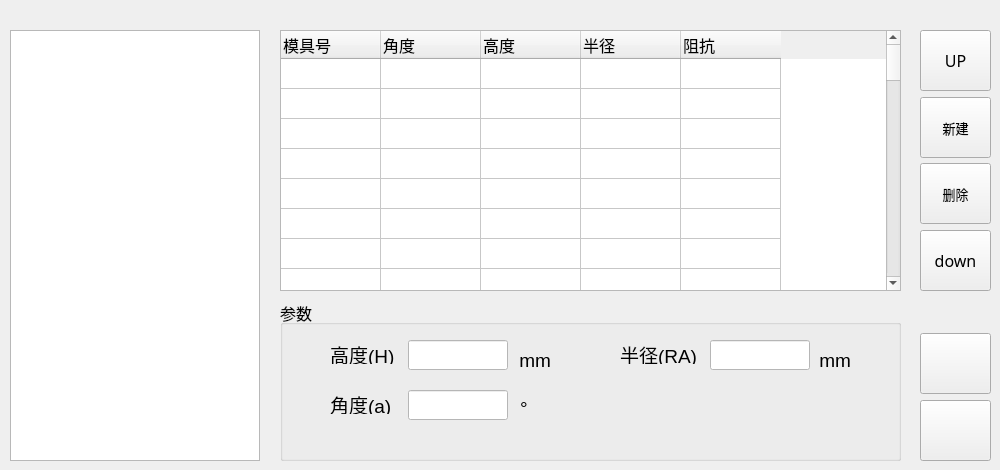
   <widget class="QWidget" name="tab">
    <attribute name="icon">
     <iconset resource="A66-appsrc.qrc">
      <normaloff>:/ico/ICO/P1-UPER.png</normaloff>:/ico/ICO/P1-UPER.png</iconset>
    </attribute>
    <attribute name="title">
     <string> 上模库     </string>
    </attribute>
    <widget class="QTableWidget" name="tableWidget_UpMoulds">
     <property name="geometry">
      <rect>
       <x>280</x>
       <y>30</y>
       <width>621</width>
       <height>261</height>
      </rect>
     </property>
     <property name="sizePolicy">
      <sizepolicy hsizetype="Expanding" vsizetype="Expanding">
       <horstretch>0</horstretch>
       <verstretch>0</verstretch>
      </sizepolicy>
     </property>
     <property name="font">
      <font>
       <pointsize>12</pointsize>
      </font>
     </property>
     <property name="cursor" stdset="0">
      <cursorShape>ArrowCursor</cursorShape>
     </property>
     <property name="acceptDrops">
      <bool>false</bool>
     </property>
     <property name="layoutDirection">
      <enum>Qt::LeftToRight</enum>
     </property>
     <property name="midLineWidth">
      <number>1</number>
     </property>
     <property name="verticalScrollBarPolicy">
      <enum>Qt::ScrollBarAsNeeded</enum>
     </property>
     <property name="horizontalScrollBarPolicy">
      <enum>Qt::ScrollBarAsNeeded</enum>
     </property>
     <property name="autoScrollMargin">
      <number>16</number>
     </property>
     <property name="editTriggers">
      <set>QAbstractItemView::NoEditTriggers</set>
     </property>
     <property name="selectionMode">
      <enum>QAbstractItemView::SingleSelection</enum>
     </property>
     <property name="selectionBehavior">
      <enum>QAbstractItemView::SelectRows</enum>
     </property>
     <property name="textElideMode">
      <enum>Qt::ElideRight</enum>
     </property>
     <property name="gridStyle">
      <enum>Qt::SolidLine</enum>
     </property>
     <property name="sortingEnabled">
      <bool>false</bool>
     </property>
     <property name="rowCount">
      <number>46</number>
     </property>
     <property name="columnCount">
      <number>5</number>
     </property>
     <attribute name="horizontalHeaderCascadingSectionResizes">
      <bool>false</bool>
     </attribute>
     <attribute name="horizontalHeaderMinimumSectionSize">
      <number>27</number>
     </attribute>
     <attribute name="horizontalHeaderShowSortIndicator" stdset="0">
      <bool>false</bool>
     </attribute>
     <attribute name="horizontalHeaderStretchLastSection">
      <bool>false</bool>
     </attribute>
     <attribute name="verticalHeaderVisible">
      <bool>false</bool>
     </attribute>
     <attribute name="verticalHeaderDefaultSectionSize">
      <number>30</number>
     </attribute>
     <attribute name="verticalHeaderShowSortIndicator" stdset="0">
      <bool>false</bool>
     </attribute>
     <row/>
     <row/>
     <row/>
     <row/>
     <row/>
     <row/>
     <row/>
     <row/>
     <row/>
     <row/>
     <row/>
     <row/>
     <row/>
     <row/>
     <row/>
     <row/>
     <row/>
     <row/>
     <row/>
     <row/>
     <row/>
     <row/>
     <row/>
     <row/>
     <row/>
     <row/>
     <row/>
     <row/>
     <row/>
     <row/>
     <row/>
     <row/>
     <row/>
     <row/>
     <row/>
     <row/>
     <row/>
     <row/>
     <row/>
     <row/>
     <row/>
     <row/>
     <row/>
     <row/>
     <row/>
     <row/>
     <column>
      <property name="text">
       <string>模具号</string>
      </property>
      <property name="font">
       <font>
        <family>Sans Serif</family>
        <pointsize>12</pointsize>
       </font>
      </property>
      <property name="textAlignment">
       <set>AlignLeft|AlignVCenter</set>
      </property>
     </column>
     <column>
      <property name="text">
       <string>角度</string>
      </property>
      <property name="font">
       <font>
        <pointsize>12</pointsize>
       </font>
      </property>
      <property name="textAlignment">
       <set>AlignLeft|AlignVCenter</set>
      </property>
     </column>
     <column>
      <property name="text">
       <string>高度</string>
      </property>
      <property name="font">
       <font>
        <family>Sans Serif</family>
        <pointsize>12</pointsize>
       </font>
      </property>
      <property name="textAlignment">
       <set>AlignLeft|AlignVCenter</set>
      </property>
     </column>
     <column>
      <property name="text">
       <string>半径</string>
      </property>
      <property name="font">
       <font>
        <family>Sans Serif</family>
        <pointsize>12</pointsize>
       </font>
      </property>
      <property name="textAlignment">
       <set>AlignLeft|AlignVCenter</set>
      </property>
     </column>
     <column>
      <property name="text">
       <string>阻抗</string>
      </property>
      <property name="font">
       <font>
        <family>Sans Serif</family>
        <pointsize>12</pointsize>
       </font>
      </property>
      <property name="textAlignment">
       <set>AlignLeft|AlignVCenter</set>
      </property>
     </column>
     <item row="0" column="0">
      <property name="text">
       <string/>
      </property>
      <property name="textAlignment">
       <set>AlignHCenter|AlignVCenter|AlignCenter</set>
      </property>
     </item>
     <item row="1" column="0">
      <property name="text">
       <string/>
      </property>
      <property name="flags">
       <set>ItemIsSelectable|ItemIsEditable|ItemIsDragEnabled|ItemIsUserCheckable|ItemIsEnabled</set>
      </property>
     </item>
     <item row="2" column="4">
      <property name="text">
       <string/>
      </property>
      <property name="flags">
       <set>ItemIsSelectable|ItemIsEditable|ItemIsDragEnabled|ItemIsDropEnabled|ItemIsUserCheckable|ItemIsEnabled|ItemIsTristate</set>
      </property>
     </item>
    </widget>
    <widget class="QGroupBox" name="groupBox_Up">
     <property name="geometry">
      <rect>
       <x>280</x>
       <y>300</y>
       <width>621</width>
       <height>161</height>
      </rect>
     </property>
     <property name="font">
      <font>
       <pointsize>12</pointsize>
      </font>
     </property>
     <property name="cursor">
      <cursorShape>ArrowCursor</cursorShape>
     </property>
     <property name="title">
      <string>参数 </string>
     </property>
     <widget class="QLineEdit" name="lineEdit_U_Height">
      <property name="geometry">
       <rect>
        <x>128</x>
        <y>40</y>
        <width>100</width>
        <height>30</height>
       </rect>
      </property>
      <property name="palette">
       <palette>
        <active>
         <colorrole role="Button">
          <brush brushstyle="SolidPattern">
           <color alpha="255">
            <red>255</red>
            <green>255</green>
            <blue>255</blue>
           </color>
          </brush>
         </colorrole>
         <colorrole role="Base">
          <brush brushstyle="SolidPattern">
           <color alpha="255">
            <red>255</red>
            <green>255</green>
            <blue>255</blue>
           </color>
          </brush>
         </colorrole>
         <colorrole role="Window">
          <brush brushstyle="SolidPattern">
           <color alpha="255">
            <red>255</red>
            <green>255</green>
            <blue>255</blue>
           </color>
          </brush>
         </colorrole>
        </active>
        <inactive>
         <colorrole role="Button">
          <brush brushstyle="SolidPattern">
           <color alpha="255">
            <red>255</red>
            <green>255</green>
            <blue>255</blue>
           </color>
          </brush>
         </colorrole>
         <colorrole role="Base">
          <brush brushstyle="SolidPattern">
           <color alpha="255">
            <red>255</red>
            <green>255</green>
            <blue>255</blue>
           </color>
          </brush>
         </colorrole>
         <colorrole role="Window">
          <brush brushstyle="SolidPattern">
           <color alpha="255">
            <red>255</red>
            <green>255</green>
            <blue>255</blue>
           </color>
          </brush>
         </colorrole>
        </inactive>
        <disabled>
         <colorrole role="Button">
          <brush brushstyle="SolidPattern">
           <color alpha="255">
            <red>255</red>
            <green>255</green>
            <blue>255</blue>
           </color>
          </brush>
         </colorrole>
         <colorrole role="Base">
          <brush brushstyle="SolidPattern">
           <color alpha="255">
            <red>255</red>
            <green>255</green>
            <blue>255</blue>
           </color>
          </brush>
         </colorrole>
         <colorrole role="Window">
          <brush brushstyle="SolidPattern">
           <color alpha="255">
            <red>255</red>
            <green>255</green>
            <blue>255</blue>
           </color>
          </brush>
         </colorrole>
        </disabled>
       </palette>
      </property>
      <property name="cursor">
       <cursorShape>ArrowCursor</cursorShape>
      </property>
      <property name="focusPolicy">
       <enum>Qt::ClickFocus</enum>
      </property>
      <property name="styleSheet">
       <string notr="true">background-color: rgb(255, 255, 255);</string>
      </property>
      <property name="echoMode">
       <enum>QLineEdit::Normal</enum>
      </property>
      <property name="cursorMoveStyle">
       <enum>Qt::VisualMoveStyle</enum>
      </property>
     </widget>
     <widget class="QLineEdit" name="lineEdit_U_Angle">
      <property name="geometry">
       <rect>
        <x>128</x>
        <y>90</y>
        <width>100</width>
        <height>30</height>
       </rect>
      </property>
      <property name="palette">
       <palette>
        <active>
         <colorrole role="Button">
          <brush brushstyle="SolidPattern">
           <color alpha="255">
            <red>255</red>
            <green>255</green>
            <blue>255</blue>
           </color>
          </brush>
         </colorrole>
         <colorrole role="Base">
          <brush brushstyle="SolidPattern">
           <color alpha="255">
            <red>255</red>
            <green>255</green>
            <blue>255</blue>
           </color>
          </brush>
         </colorrole>
         <colorrole role="Window">
          <brush brushstyle="SolidPattern">
           <color alpha="255">
            <red>255</red>
            <green>255</green>
            <blue>255</blue>
           </color>
          </brush>
         </colorrole>
        </active>
        <inactive>
         <colorrole role="Button">
          <brush brushstyle="SolidPattern">
           <color alpha="255">
            <red>255</red>
            <green>255</green>
            <blue>255</blue>
           </color>
          </brush>
         </colorrole>
         <colorrole role="Base">
          <brush brushstyle="SolidPattern">
           <color alpha="255">
            <red>255</red>
            <green>255</green>
            <blue>255</blue>
           </color>
          </brush>
         </colorrole>
         <colorrole role="Window">
          <brush brushstyle="SolidPattern">
           <color alpha="255">
            <red>255</red>
            <green>255</green>
            <blue>255</blue>
           </color>
          </brush>
         </colorrole>
        </inactive>
        <disabled>
         <colorrole role="Button">
          <brush brushstyle="SolidPattern">
           <color alpha="255">
            <red>255</red>
            <green>255</green>
            <blue>255</blue>
           </color>
          </brush>
         </colorrole>
         <colorrole role="Base">
          <brush brushstyle="SolidPattern">
           <color alpha="255">
            <red>255</red>
            <green>255</green>
            <blue>255</blue>
           </color>
          </brush>
         </colorrole>
         <colorrole role="Window">
          <brush brushstyle="SolidPattern">
           <color alpha="255">
            <red>255</red>
            <green>255</green>
            <blue>255</blue>
           </color>
          </brush>
         </colorrole>
        </disabled>
       </palette>
      </property>
      <property name="cursor">
       <cursorShape>ArrowCursor</cursorShape>
      </property>
      <property name="styleSheet">
       <string notr="true">background-color: rgb(255, 255, 255);</string>
      </property>
     </widget>
     <widget class="QLineEdit" name="lineEdit_U_Radius">
      <property name="geometry">
       <rect>
        <x>430</x>
        <y>40</y>
        <width>100</width>
        <height>30</height>
       </rect>
      </property>
      <property name="palette">
       <palette>
        <active>
         <colorrole role="Button">
          <brush brushstyle="SolidPattern">
           <color alpha="255">
            <red>255</red>
            <green>255</green>
            <blue>255</blue>
           </color>
          </brush>
         </colorrole>
         <colorrole role="Base">
          <brush brushstyle="SolidPattern">
           <color alpha="255">
            <red>255</red>
            <green>255</green>
            <blue>255</blue>
           </color>
          </brush>
         </colorrole>
         <colorrole role="Window">
          <brush brushstyle="SolidPattern">
           <color alpha="255">
            <red>255</red>
            <green>255</green>
            <blue>255</blue>
           </color>
          </brush>
         </colorrole>
        </active>
        <inactive>
         <colorrole role="Button">
          <brush brushstyle="SolidPattern">
           <color alpha="255">
            <red>255</red>
            <green>255</green>
            <blue>255</blue>
           </color>
          </brush>
         </colorrole>
         <colorrole role="Base">
          <brush brushstyle="SolidPattern">
           <color alpha="255">
            <red>255</red>
            <green>255</green>
            <blue>255</blue>
           </color>
          </brush>
         </colorrole>
         <colorrole role="Window">
          <brush brushstyle="SolidPattern">
           <color alpha="255">
            <red>255</red>
            <green>255</green>
            <blue>255</blue>
           </color>
          </brush>
         </colorrole>
        </inactive>
        <disabled>
         <colorrole role="Button">
          <brush brushstyle="SolidPattern">
           <color alpha="255">
            <red>255</red>
            <green>255</green>
            <blue>255</blue>
           </color>
          </brush>
         </colorrole>
         <colorrole role="Base">
          <brush brushstyle="SolidPattern">
           <color alpha="255">
            <red>255</red>
            <green>255</green>
            <blue>255</blue>
           </color>
          </brush>
         </colorrole>
         <colorrole role="Window">
          <brush brushstyle="SolidPattern">
           <color alpha="255">
            <red>255</red>
            <green>255</green>
            <blue>255</blue>
           </color>
          </brush>
         </colorrole>
        </disabled>
       </palette>
      </property>
      <property name="cursor">
       <cursorShape>ArrowCursor</cursorShape>
      </property>
      <property name="styleSheet">
       <string notr="true">background-color: rgb(255, 255, 255);</string>
      </property>
     </widget>
     <widget class="QLabel" name="label_40">
      <property name="geometry">
       <rect>
        <x>230</x>
        <y>50</y>
        <width>41</width>
        <height>21</height>
       </rect>
      </property>
      <property name="font">
       <font>
        <pointsize>14</pointsize>
       </font>
      </property>
      <property name="cursor">
       <cursorShape>ArrowCursor</cursorShape>
      </property>
      <property name="text">
       <string>mm</string>
      </property>
      <property name="alignment">
       <set>Qt::AlignRight|Qt::AlignTrailing|Qt::AlignVCenter</set>
      </property>
     </widget>
     <widget class="QLabel" name="label_42">
      <property name="geometry">
       <rect>
        <x>530</x>
        <y>50</y>
        <width>41</width>
        <height>21</height>
       </rect>
      </property>
      <property name="font">
       <font>
        <pointsize>14</pointsize>
       </font>
      </property>
      <property name="cursor">
       <cursorShape>ArrowCursor</cursorShape>
      </property>
      <property name="text">
       <string>mm</string>
      </property>
      <property name="alignment">
       <set>Qt::AlignRight|Qt::AlignTrailing|Qt::AlignVCenter</set>
      </property>
     </widget>
     <widget class="QLabel" name="label_15">
      <property name="geometry">
       <rect>
        <x>50</x>
        <y>40</y>
        <width>90</width>
        <height>24</height>
       </rect>
      </property>
      <property name="font">
       <font>
        <pointsize>14</pointsize>
       </font>
      </property>
      <property name="cursor">
       <cursorShape>ArrowCursor</cursorShape>
      </property>
      <property name="text">
       <string>高度(H)</string>
      </property>
      <property name="textFormat">
       <enum>Qt::RichText</enum>
      </property>
      <property name="alignment">
       <set>Qt::AlignLeading|Qt::AlignLeft|Qt::AlignVCenter</set>
      </property>
     </widget>
     <widget class="QLabel" name="label_16">
      <property name="geometry">
       <rect>
        <x>50</x>
        <y>90</y>
        <width>90</width>
        <height>24</height>
       </rect>
      </property>
      <property name="font">
       <font>
        <pointsize>14</pointsize>
       </font>
      </property>
      <property name="cursor">
       <cursorShape>ArrowCursor</cursorShape>
      </property>
      <property name="text">
       <string>角度(a)</string>
      </property>
      <property name="textFormat">
       <enum>Qt::RichText</enum>
      </property>
      <property name="alignment">
       <set>Qt::AlignLeading|Qt::AlignLeft|Qt::AlignVCenter</set>
      </property>
     </widget>
     <widget class="QLabel" name="label_17">
      <property name="geometry">
       <rect>
        <x>340</x>
        <y>40</y>
        <width>90</width>
        <height>24</height>
       </rect>
      </property>
      <property name="font">
       <font>
        <pointsize>14</pointsize>
       </font>
      </property>
      <property name="cursor">
       <cursorShape>ArrowCursor</cursorShape>
      </property>
      <property name="text">
       <string>半径(RA)</string>
      </property>
      <property name="textFormat">
       <enum>Qt::RichText</enum>
      </property>
      <property name="alignment">
       <set>Qt::AlignLeading|Qt::AlignLeft|Qt::AlignVCenter</set>
      </property>
     </widget>
     <widget class="QLabel" name="label_59">
      <property name="geometry">
       <rect>
        <x>240</x>
        <y>100</y>
        <width>31</width>
        <height>16</height>
       </rect>
      </property>
      <property name="font">
       <font>
        <pointsize>14</pointsize>
       </font>
      </property>
      <property name="text">
       <string>°</string>
      </property>
     </widget>
    </widget>
    <widget class="QGraphicsView" name="graphicsView_U">
     <property name="geometry">
      <rect>
       <x>10</x>
       <y>30</y>
       <width>250</width>
       <height>431</height>
      </rect>
     </property>
     <property name="cursor" stdset="0">
      <cursorShape>ArrowCursor</cursorShape>
     </property>
    </widget>
    <widget class="QLabel" name="label">
     <property name="geometry">
      <rect>
       <x>20</x>
       <y>40</y>
       <width>230</width>
       <height>410</height>
      </rect>
     </property>
     <property name="text">
      <string/>
     </property>
     <property name="pixmap">
      <pixmap resource="A66-appsrc.qrc">:/PIC/ICO/UP_MOLD.png</pixmap>
     </property>
    </widget>
    <widget class="QToolButton" name="pushButton_Left_7">
     <property name="geometry">
      <rect>
       <x>920</x>
       <y>400</y>
       <width>71</width>
       <height>61</height>
      </rect>
     </property>
     <property name="font">
      <font>
       <family>Sans Serif</family>
       <pointsize>10</pointsize>
      </font>
     </property>
     <property name="iconSize">
      <size>
       <width>36</width>
       <height>36</height>
      </size>
     </property>
     <property name="toolButtonStyle">
      <enum>Qt::ToolButtonTextUnderIcon</enum>
     </property>
    </widget>
    <widget class="QToolButton" name="pushButton_Left_8">
     <property name="geometry">
      <rect>
       <x>920</x>
       <y>97</y>
       <width>71</width>
       <height>61</height>
      </rect>
     </property>
     <property name="font">
      <font>
       <family>Sans Serif</family>
       <pointsize>10</pointsize>
      </font>
     </property>
     <property name="text">
      <string>新建</string>
     </property>
     <property name="icon">
      <iconset resource="A66-appsrc.qrc">
       <normaloff>:/ico/ICO/P1-NEW.png</normaloff>:/ico/ICO/P1-NEW.png</iconset>
     </property>
     <property name="iconSize">
      <size>
       <width>36</width>
       <height>36</height>
      </size>
     </property>
     <property name="toolButtonStyle">
      <enum>Qt::ToolButtonTextUnderIcon</enum>
     </property>
    </widget>
    <widget class="QToolButton" name="pushButton_Left_9">
     <property name="geometry">
      <rect>
       <x>920</x>
       <y>230</y>
       <width>71</width>
       <height>61</height>
      </rect>
     </property>
     <property name="font">
      <font>
       <family>Sans Serif</family>
       <pointsize>12</pointsize>
      </font>
     </property>
     <property name="text">
      <string>down</string>
     </property>
     <property name="icon">
      <iconset resource="A66-appsrc.qrc">
       <normaloff>:/ico/ICO/P2-DOWN.png</normaloff>:/ico/ICO/P2-DOWN.png</iconset>
     </property>
     <property name="iconSize">
      <size>
       <width>36</width>
       <height>36</height>
      </size>
     </property>
    </widget>
    <widget class="QToolButton" name="pushButton_Left_10">
     <property name="geometry">
      <rect>
       <x>920</x>
       <y>163</y>
       <width>71</width>
       <height>61</height>
      </rect>
     </property>
     <property name="font">
      <font>
       <family>Sans Serif</family>
       <pointsize>10</pointsize>
      </font>
     </property>
     <property name="text">
      <string>删除</string>
     </property>
     <property name="icon">
      <iconset resource="A66-appsrc.qrc">
       <normaloff>:/ico/ICO/P1-DEL.png</normaloff>:/ico/ICO/P1-DEL.png</iconset>
     </property>
     <property name="iconSize">
      <size>
       <width>36</width>
       <height>36</height>
      </size>
     </property>
     <property name="toolButtonStyle">
      <enum>Qt::ToolButtonTextUnderIcon</enum>
     </property>
    </widget>
    <widget class="QToolButton" name="pushButton_Left_11">
     <property name="geometry">
      <rect>
       <x>920</x>
       <y>333</y>
       <width>71</width>
       <height>61</height>
      </rect>
     </property>
     <property name="font">
      <font>
       <family>Sans Serif</family>
       <pointsize>10</pointsize>
      </font>
     </property>
     <property name="iconSize">
      <size>
       <width>36</width>
       <height>36</height>
      </size>
     </property>
     <property name="toolButtonStyle">
      <enum>Qt::ToolButtonTextUnderIcon</enum>
     </property>
    </widget>
    <widget class="QToolButton" name="pushButton_Left_12">
     <property name="geometry">
      <rect>
       <x>920</x>
       <y>30</y>
       <width>71</width>
       <height>61</height>
      </rect>
     </property>
     <property name="font">
      <font>
       <family>Sans Serif</family>
       <pointsize>12</pointsize>
      </font>
     </property>
     <property name="text">
      <string>UP</string>
     </property>
     <property name="icon">
      <iconset resource="A66-appsrc.qrc">
       <normaloff>:/ico/ICO/P2-UP.png</normaloff>:/ico/ICO/P2-UP.png</iconset>
     </property>
     <property name="iconSize">
      <size>
       <width>36</width>
       <height>36</height>
      </size>
     </property>
     <property name="toolButtonStyle">
      <enum>Qt::ToolButtonIconOnly</enum>
     </property>
    </widget>
   </widget>
